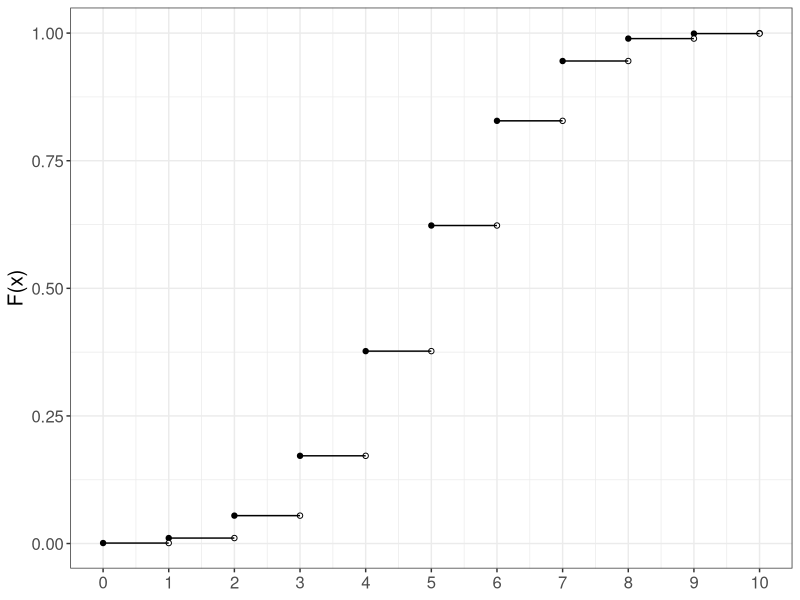
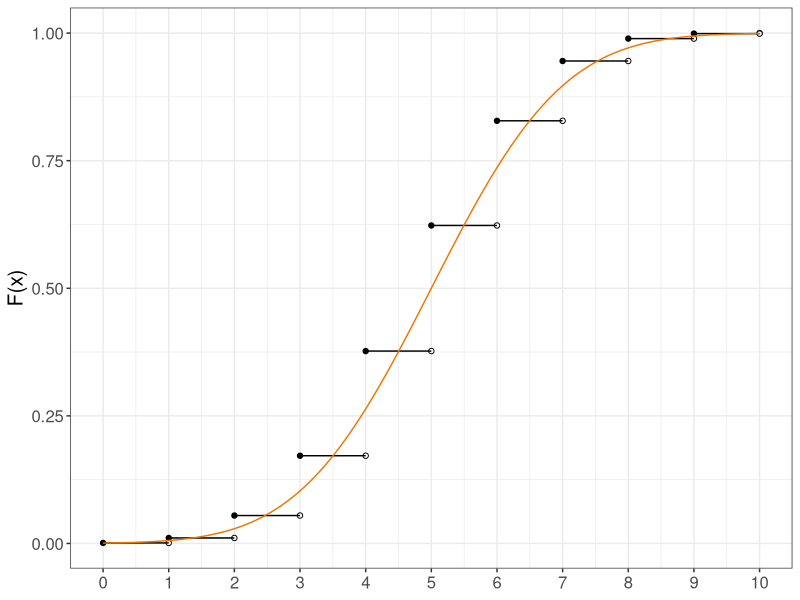
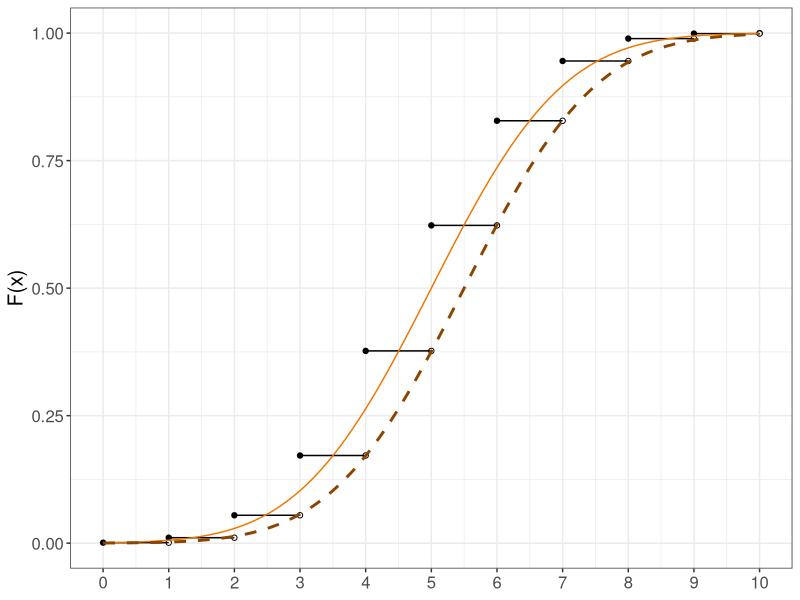
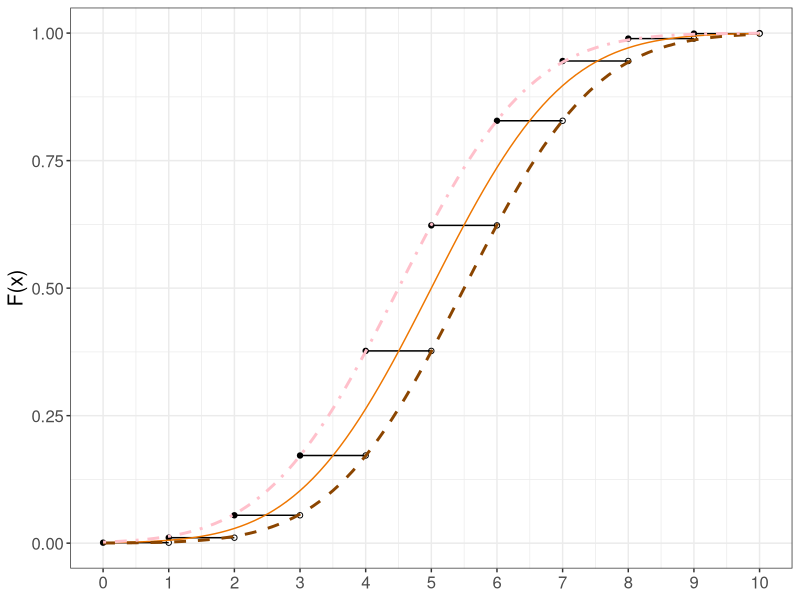
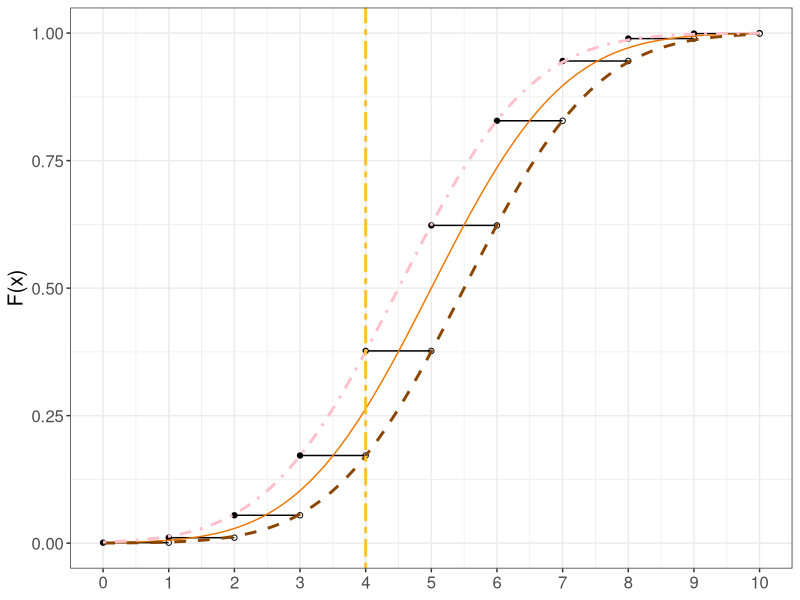
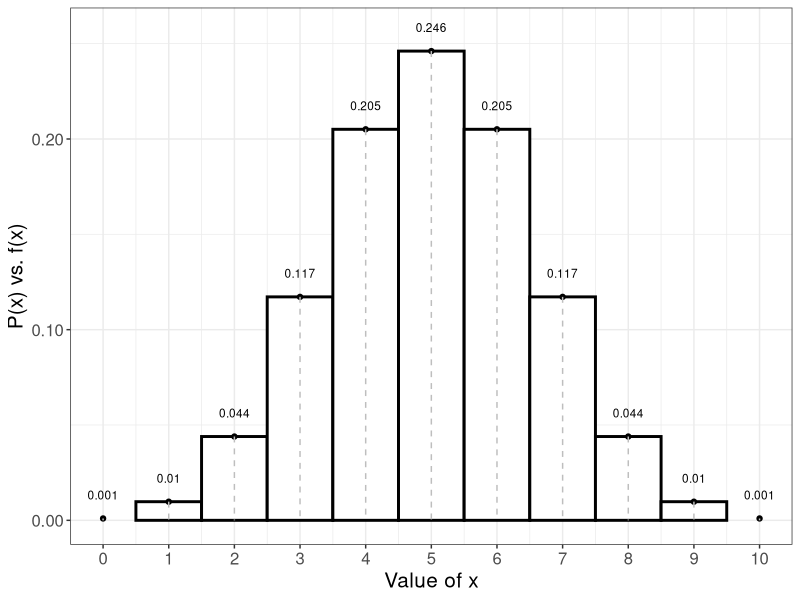
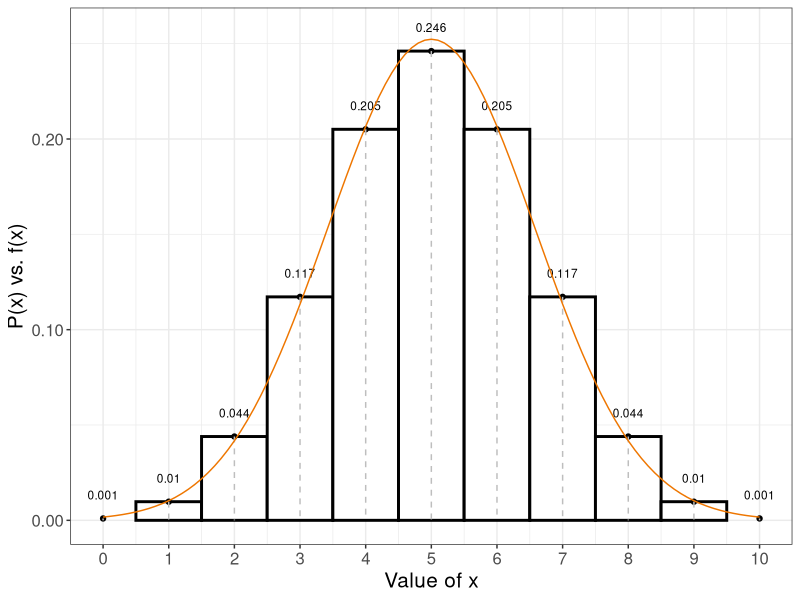
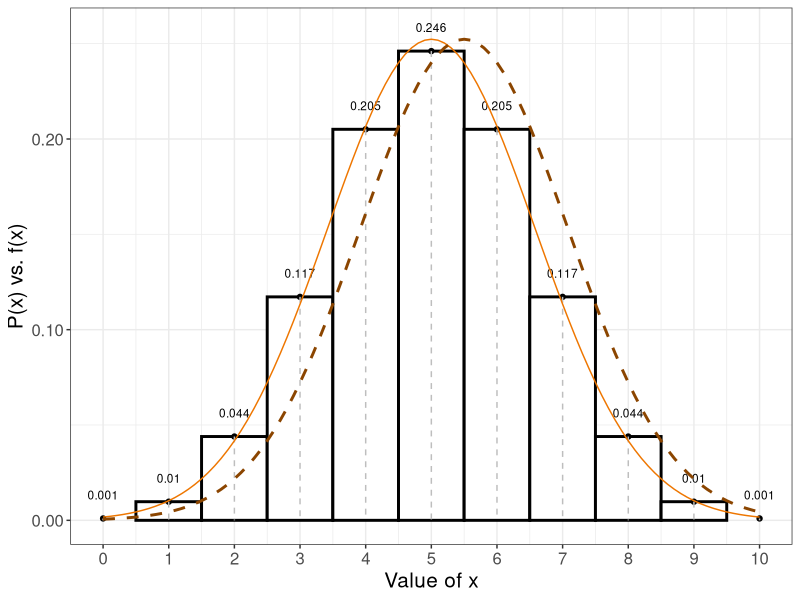

Recreate these plots in R, in order.
library(ggplot2)
library(grid)
library(gridExtra)

# Colors
bw <- FALSE
if (bw) {
  colors <- c('black', 'black', 'black', 'black', 'black', 'black') 
} else {
  colors <- c('goldenrod1', 'darkorange2', 'darkorange4', 'pink', 'deeppink1', 'purple')
}

# n: Number of trials
n <- 10
# p: Probability of success
p <- 1/2

# X intercept
x.intercept <- 4
vertical.line <- geom_vline(xintercept = x.intercept, linetype = 12, color = colors[1], size = 1)

# --- CDF ----
sup <- seq(0,n,1)
cdf <- pbinom(sup, size = n, prob = p)
cdf.data <- data.frame(sup, cdf, xend = sup + 1, yend = cdf)

scaleFUN <- function(x) sprintf("%.2f", x)
cdf.plot <- ggplot(cdf.data, aes(x = sup, y = cdf)) + 
  geom_point() +
  geom_point(aes(x = sup + 1, y = cdf), shape = 21, fill = "white") +
  geom_segment(aes(x = sup, y = cdf, xend = xend, yend = yend)) +
  scale_x_continuous(breaks=0:n, limits = c(0, n)) +
  scale_y_continuous(labels=scaleFUN) +
  labs(x = "Value of x", y = "F(x)") +
  theme_bw() +
  theme(plot.title = element_text(hjust = 0.5), text = element_text(size = 15), axis.title.x=element_blank())
graph <- cdf.plot
graph

# Create CDF layer # Normal aproximation
cdf.normal <- function(x, mean = n*p, sd = sqrt(n*p*(1-p))) {
  pnorm(x, mean = mean, sd = sd)
}
cdf.plot.normal <- stat_function(fun = cdf.normal, color = colors[2])
graph <- graph + cdf.plot.normal
graph

# Create CDF layer # Normal aproximation with correction < x
cdf.normal.correction <- function(x, mean = n*p, sd = sqrt(n*p*(1-p))) {
  pnorm(x - 0.5, mean = mean, sd = sd)
}
cdf.plot.normal.correction <- stat_function(fun = cdf.normal.correction, color = colors[3], linetype = "dashed", size = 1)
graph <- graph + cdf.plot.normal.correction
graph

# Create CDF layer # Normal aproximation with correction <= x
cdf.normal.correction.2 <- function(x, mean = n*p, sd = sqrt(n*p*(1-p))) {
  pnorm(x + 0.5, mean = mean, sd = sd)
}
cdf.plot.normal.correction.2 <- stat_function(fun = cdf.normal.correction.2, color = colors[4], linetype = "dotdash", size = 1)
graph <- graph + cdf.plot.normal.correction.2
graph

graph <- graph + vertical.line
graph

# ---- PMF ----
sup <- seq(0,n,1)
pmf <- dbinom(sup, size = n, prob = p)
pmf.data <- data.frame(sup, pmf, yend = rep(0,(n+1)))

graph2 <- ggplot(pmf.data, aes(x = sup, y = pmf)) +
  geom_col(stat="identity", color="black", fill="white", width = 1, size = 1) +
  geom_point() +
  geom_segment(aes(xend = sup, yend = yend), color="grey", linetype="dashed") +
  geom_text(
    aes(label = round(pmf,3), y = pmf + 0.01),
    position = position_dodge(0.9),
    size = 3,
    vjust =  0
  ) +
  scale_x_continuous(breaks=0:n, limits = c(0, n)) +
  scale_y_continuous(labels=scaleFUN) +
  labs(x = "Value of x",
       y = "P(x) vs. f(x)") +
  theme_bw() +
  theme(plot.title = element_text(hjust = 0.5),
        text = element_text(size = 15))
graph2

# Create CDF layer # Normal aproximation
pdf.normal <- function(x, mean = n*p, sd = sqrt(n*p*(1-p))) {
  dnorm(x, mean = mean, sd = sd)
}
pdf.plot.normal <- stat_function(fun = pdf.normal, color = colors[2])
graph2 <- graph2 + pdf.plot.normal
graph2

# Create CDF layer # Normal aproximation < x
pdf.normal.correction <- function(x, mean = n*p, sd = sqrt(n*p*(1-p))) {
  dnorm(x - 0.5, mean = mean, sd = sd)
}
pdf.plot.normal.correction <- stat_function(fun = pdf.normal.correction, color = colors[3], linetype = "dashed", size = 1)
graph2 <- graph2 + pdf.plot.normal.correction
graph2

# Create CDF layer # Normal aproximation <= x
pdf.normal.correction.2 <- function(x, mean = n*p, sd = sqrt(n*p*(1-p))) {
  dnorm(x + 0.5, mean = mean, sd = sd)
}
pdf.plot.normal.correction.2 <- stat_function(fun = pdf.normal.correction.2, color = colors[4], linetype = "dotdash", size = 1)
graph2 <- graph2 + pdf.plot.normal.correction.2
graph2

graph2 <- graph2 + vertical.line
graph2

# ---- Grid ----
grid.arrange(graph, graph2, nrow = 2, ncol = 1, layout_matrix = rbind(c(1), c(2)), top = textGrob("Binomial Distribution vs. Normal Approximation", gp = gpar(fontsize = 14)))

aprox.data.1 <- data.frame(
  sup, 
  pbinom(sup-1, size = n, prob = p), 
  cdf.normal(sup),
  abs(pbinom(sup-1, size = n, prob = p) - cdf.normal(sup)),
  cdf.normal.correction(sup),
  abs(pbinom(sup-1, size = n, prob = p) - cdf.normal.correction(sup))  
  )
names(aprox.data.1) <- c('x', 'P(X<x)', 'P(N<x)', 'Err P(N<x)', 'P(N<x+0.5)', 'Err P(N<x+0.5)')
aprox.data.1

aprox.data.2 <- data.frame(
  sup, 
  pbinom(sup, size = n, prob = p), 
  cdf.normal(sup),
  abs(pbinom(sup, size = n, prob = p) - cdf.normal(sup)),
  cdf.normal.correction.2(sup),
  abs(pbinom(sup, size = n, prob = p) - cdf.normal.correction.2(sup))  
)
names(aprox.data.2) <- c('x', 'P(X<=x)', 'P(N<=x)', 'Err P(N<=x)', 'P(N<=x+0.5)', 'Err P(N<x+0.5)')
aprox.data.2


